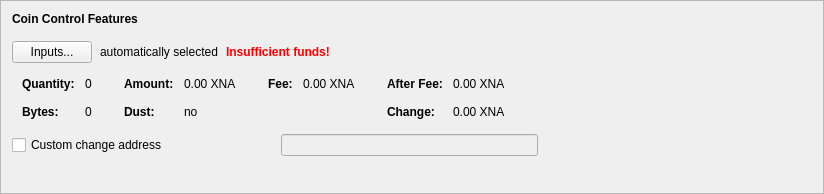
      <widget class="QFrame" name="frameCoinControl">
       <property name="sizePolicy">
        <sizepolicy hsizetype="Preferred" vsizetype="Fixed">
         <horstretch>0</horstretch>
         <verstretch>0</verstretch>
        </sizepolicy>
       </property>
       <property name="minimumSize">
        <size>
         <width>600</width>
         <height>194</height>
        </size>
       </property>
       <property name="frameShape">
        <enum>QFrame::StyledPanel</enum>
       </property>
       <property name="frameShadow">
        <enum>QFrame::Raised</enum>
       </property>
       <layout class="QVBoxLayout" name="verticalLayout_4">
        <item>
         <layout class="QVBoxLayout" name="verticalLayoutCoinControl" stretch="0,0,0,0,0">
          <property name="spacing">
           <number>0</number>
          </property>
          <property name="sizeConstraint">
           <enum>QLayout::SetDefaultConstraint</enum>
          </property>
          <property name="leftMargin">
           <number>0</number>
          </property>
          <property name="topMargin">
           <number>0</number>
          </property>
          <item>
           <layout class="QHBoxLayout" name="horizontalLayoutCoinControl1">
            <property name="bottomMargin">
             <number>15</number>
            </property>
            <item>
             <widget class="QLabel" name="labelCoinControlFeatures">
              <property name="sizePolicy">
               <sizepolicy hsizetype="Preferred" vsizetype="Maximum">
                <horstretch>0</horstretch>
                <verstretch>0</verstretch>
               </sizepolicy>
              </property>
              <property name="font">
               <font>
                <weight>75</weight>
                <bold>true</bold>
               </font>
              </property>
              <property name="styleSheet">
               <string notr="true">font-weight:bold;</string>
              </property>
              <property name="text">
               <string>Coin Control Features</string>
              </property>
             </widget>
            </item>
           </layout>
          </item>
          <item>
           <layout class="QHBoxLayout" name="horizontalLayoutCoinControl2" stretch="0,0,0,0">
            <property name="spacing">
             <number>8</number>
            </property>
            <property name="bottomMargin">
             <number>10</number>
            </property>
            <item>
             <widget class="QPushButton" name="pushButtonCoinControl">
              <property name="styleSheet">
               <string notr="true"/>
              </property>
              <property name="text">
               <string>Inputs...</string>
              </property>
              <property name="autoDefault">
               <bool>false</bool>
              </property>
             </widget>
            </item>
            <item>
             <widget class="QLabel" name="labelCoinControlAutomaticallySelected">
              <property name="text">
               <string>automatically selected</string>
              </property>
              <property name="margin">
               <number>5</number>
              </property>
             </widget>
            </item>
            <item>
             <widget class="QLabel" name="labelCoinControlInsuffFunds">
              <property name="font">
               <font>
                <weight>75</weight>
                <bold>true</bold>
               </font>
              </property>
              <property name="styleSheet">
               <string notr="true">color:red;font-weight:bold;</string>
              </property>
              <property name="text">
               <string>Insufficient funds!</string>
              </property>
              <property name="margin">
               <number>5</number>
              </property>
             </widget>
            </item>
            <item>
             <spacer name="horizontalSpacerCoinControl">
              <property name="orientation">
               <enum>Qt::Horizontal</enum>
              </property>
              <property name="sizeHint" stdset="0">
               <size>
                <width>40</width>
                <height>1</height>
               </size>
              </property>
             </spacer>
            </item>
           </layout>
          </item>
          <item>
           <widget class="QWidget" name="widgetCoinControl" native="true">
            <property name="sizePolicy">
             <sizepolicy hsizetype="Preferred" vsizetype="Preferred">
              <horstretch>0</horstretch>
              <verstretch>0</verstretch>
             </sizepolicy>
            </property>
            <property name="minimumSize">
             <size>
              <width>0</width>
              <height>0</height>
             </size>
            </property>
            <property name="styleSheet">
             <string notr="true"/>
            </property>
            <layout class="QHBoxLayout" name="horizontalLayoutCoinControl5">
             <property name="leftMargin">
              <number>0</number>
             </property>
             <property name="topMargin">
              <number>0</number>
             </property>
             <property name="rightMargin">
              <number>0</number>
             </property>
             <property name="bottomMargin">
              <number>0</number>
             </property>
             <item>
              <layout class="QHBoxLayout" name="horizontalLayoutCoinControl3" stretch="0,0,0,1">
               <property name="spacing">
                <number>20</number>
               </property>
               <property name="topMargin">
                <number>0</number>
               </property>
               <property name="bottomMargin">
                <number>10</number>
               </property>
               <item>
                <layout class="QFormLayout" name="formLayoutCoinControl1">
                 <property name="horizontalSpacing">
                  <number>10</number>
                 </property>
                 <property name="verticalSpacing">
                  <number>14</number>
                 </property>
                 <property name="leftMargin">
                  <number>10</number>
                 </property>
                 <property name="topMargin">
                  <number>4</number>
                 </property>
                 <property name="rightMargin">
                  <number>6</number>
                 </property>
                 <item row="0" column="0">
                  <widget class="QLabel" name="labelCoinControlQuantityText">
                   <property name="font">
                    <font>
                     <weight>75</weight>
                     <bold>true</bold>
                    </font>
                   </property>
                   <property name="text">
                    <string>Quantity:</string>
                   </property>
                   <property name="margin">
                    <number>0</number>
                   </property>
                  </widget>
                 </item>
                 <item row="0" column="1">
                  <widget class="QLabel" name="labelCoinControlQuantity">
                   <property name="cursor">
                    <cursorShape>IBeamCursor</cursorShape>
                   </property>
                   <property name="contextMenuPolicy">
                    <enum>Qt::ActionsContextMenu</enum>
                   </property>
                   <property name="text">
                    <string notr="true">0</string>
                   </property>
                   <property name="margin">
                    <number>0</number>
                   </property>
                   <property name="textInteractionFlags">
                    <set>Qt::LinksAccessibleByMouse|Qt::TextSelectableByKeyboard|Qt::TextSelectableByMouse</set>
                   </property>
                  </widget>
                 </item>
                 <item row="1" column="0">
                  <widget class="QLabel" name="labelCoinControlBytesText">
                   <property name="font">
                    <font>
                     <weight>75</weight>
                     <bold>true</bold>
                    </font>
                   </property>
                   <property name="text">
                    <string>Bytes:</string>
                   </property>
                  </widget>
                 </item>
                 <item row="1" column="1">
                  <widget class="QLabel" name="labelCoinControlBytes">
                   <property name="cursor">
                    <cursorShape>IBeamCursor</cursorShape>
                   </property>
                   <property name="contextMenuPolicy">
                    <enum>Qt::ActionsContextMenu</enum>
                   </property>
                   <property name="text">
                    <string notr="true">0</string>
                   </property>
                   <property name="textInteractionFlags">
                    <set>Qt::LinksAccessibleByMouse|Qt::TextSelectableByKeyboard|Qt::TextSelectableByMouse</set>
                   </property>
                  </widget>
                 </item>
                </layout>
               </item>
               <item>
                <layout class="QFormLayout" name="formLayoutCoinControl2">
                 <property name="horizontalSpacing">
                  <number>10</number>
                 </property>
                 <property name="verticalSpacing">
                  <number>14</number>
                 </property>
                 <property name="leftMargin">
                  <number>6</number>
                 </property>
                 <property name="topMargin">
                  <number>4</number>
                 </property>
                 <property name="rightMargin">
                  <number>6</number>
                 </property>
                 <item row="0" column="0">
                  <widget class="QLabel" name="labelCoinControlAmountText">
                   <property name="font">
                    <font>
                     <weight>75</weight>
                     <bold>true</bold>
                    </font>
                   </property>
                   <property name="text">
                    <string>Amount:</string>
                   </property>
                   <property name="margin">
                    <number>0</number>
                   </property>
                  </widget>
                 </item>
                 <item row="0" column="1">
                  <widget class="QLabel" name="labelCoinControlAmount">
                   <property name="cursor">
                    <cursorShape>IBeamCursor</cursorShape>
                   </property>
                   <property name="contextMenuPolicy">
                    <enum>Qt::ActionsContextMenu</enum>
                   </property>
                   <property name="text">
                    <string notr="true">0.00 XNA</string>
                   </property>
                   <property name="textInteractionFlags">
                    <set>Qt::LinksAccessibleByMouse|Qt::TextSelectableByKeyboard|Qt::TextSelectableByMouse</set>
                   </property>
                  </widget>
                 </item>
                 <item row="1" column="0">
                  <widget class="QLabel" name="labelCoinControlLowOutputText">
                   <property name="font">
                    <font>
                     <weight>75</weight>
                     <bold>true</bold>
                    </font>
                   </property>
                   <property name="text">
                    <string>Dust:</string>
                   </property>
                  </widget>
                 </item>
                 <item row="1" column="1">
                  <widget class="QLabel" name="labelCoinControlLowOutput">
                   <property name="cursor">
                    <cursorShape>IBeamCursor</cursorShape>
                   </property>
                   <property name="contextMenuPolicy">
                    <enum>Qt::ActionsContextMenu</enum>
                   </property>
                   <property name="text">
                    <string notr="true">no</string>
                   </property>
                   <property name="textInteractionFlags">
                    <set>Qt::LinksAccessibleByMouse|Qt::TextSelectableByKeyboard|Qt::TextSelectableByMouse</set>
                   </property>
                  </widget>
                 </item>
                </layout>
               </item>
               <item>
                <layout class="QFormLayout" name="formLayoutCoinControl3">
                 <property name="horizontalSpacing">
                  <number>10</number>
                 </property>
                 <property name="verticalSpacing">
                  <number>14</number>
                 </property>
                 <property name="leftMargin">
                  <number>6</number>
                 </property>
                 <property name="topMargin">
                  <number>4</number>
                 </property>
                 <property name="rightMargin">
                  <number>6</number>
                 </property>
                 <item row="0" column="0">
                  <widget class="QLabel" name="labelCoinControlFeeText">
                   <property name="font">
                    <font>
                     <weight>75</weight>
                     <bold>true</bold>
                    </font>
                   </property>
                   <property name="text">
                    <string>Fee:</string>
                   </property>
                   <property name="margin">
                    <number>0</number>
                   </property>
                  </widget>
                 </item>
                 <item row="0" column="1">
                  <widget class="QLabel" name="labelCoinControlFee">
                   <property name="cursor">
                    <cursorShape>IBeamCursor</cursorShape>
                   </property>
                   <property name="contextMenuPolicy">
                    <enum>Qt::ActionsContextMenu</enum>
                   </property>
                   <property name="text">
                    <string notr="true">0.00 XNA</string>
                   </property>
                   <property name="textInteractionFlags">
                    <set>Qt::LinksAccessibleByMouse|Qt::TextSelectableByKeyboard|Qt::TextSelectableByMouse</set>
                   </property>
                  </widget>
                 </item>
                </layout>
               </item>
               <item>
                <layout class="QFormLayout" name="formLayoutCoinControl4">
                 <property name="horizontalSpacing">
                  <number>10</number>
                 </property>
                 <property name="verticalSpacing">
                  <number>14</number>
                 </property>
                 <property name="leftMargin">
                  <number>6</number>
                 </property>
                 <property name="topMargin">
                  <number>4</number>
                 </property>
                 <property name="rightMargin">
                  <number>6</number>
                 </property>
                 <item row="0" column="0">
                  <widget class="QLabel" name="labelCoinControlAfterFeeText">
                   <property name="font">
                    <font>
                     <weight>75</weight>
                     <bold>true</bold>
                    </font>
                   </property>
                   <property name="text">
                    <string>After Fee:</string>
                   </property>
                   <property name="margin">
                    <number>0</number>
                   </property>
                  </widget>
                 </item>
                 <item row="0" column="1">
                  <widget class="QLabel" name="labelCoinControlAfterFee">
                   <property name="cursor">
                    <cursorShape>IBeamCursor</cursorShape>
                   </property>
                   <property name="contextMenuPolicy">
                    <enum>Qt::ActionsContextMenu</enum>
                   </property>
                   <property name="text">
                    <string notr="true">0.00 XNA</string>
                   </property>
                   <property name="textInteractionFlags">
                    <set>Qt::LinksAccessibleByMouse|Qt::TextSelectableByKeyboard|Qt::TextSelectableByMouse</set>
                   </property>
                  </widget>
                 </item>
                 <item row="1" column="0">
                  <widget class="QLabel" name="labelCoinControlChangeText">
                   <property name="font">
                    <font>
                     <weight>75</weight>
                     <bold>true</bold>
                    </font>
                   </property>
                   <property name="text">
                    <string>Change:</string>
                   </property>
                  </widget>
                 </item>
                 <item row="1" column="1">
                  <widget class="QLabel" name="labelCoinControlChange">
                   <property name="cursor">
                    <cursorShape>IBeamCursor</cursorShape>
                   </property>
                   <property name="contextMenuPolicy">
                    <enum>Qt::ActionsContextMenu</enum>
                   </property>
                   <property name="text">
                    <string notr="true">0.00 XNA</string>
                   </property>
                   <property name="textInteractionFlags">
                    <set>Qt::LinksAccessibleByMouse|Qt::TextSelectableByKeyboard|Qt::TextSelectableByMouse</set>
                   </property>
                  </widget>
                 </item>
                </layout>
               </item>
              </layout>
             </item>
            </layout>
           </widget>
          </item>
          <item>
           <layout class="QHBoxLayout" name="horizontalLayoutCoinControl4" stretch="0,0,0">
            <property name="spacing">
             <number>12</number>
            </property>
            <property name="sizeConstraint">
             <enum>QLayout::SetDefaultConstraint</enum>
            </property>
            <property name="topMargin">
             <number>5</number>
            </property>
            <property name="rightMargin">
             <number>5</number>
            </property>
            <item>
             <widget class="QCheckBox" name="checkBoxCoinControlChange">
              <property name="toolTip">
               <string>If this is activated, but the change address is empty or invalid, change will be sent to a newly generated address.</string>
              </property>
              <property name="text">
               <string>Custom change address</string>
              </property>
             </widget>
            </item>
            <item>
             <widget class="QValidatedLineEdit" name="lineEditCoinControlChange">
              <property name="enabled">
               <bool>false</bool>
              </property>
              <property name="sizePolicy">
               <sizepolicy hsizetype="Ignored" vsizetype="Fixed">
                <horstretch>0</horstretch>
                <verstretch>0</verstretch>
               </sizepolicy>
              </property>
             </widget>
            </item>
            <item>
             <widget class="QLabel" name="labelCoinControlChangeLabel">
              <property name="sizePolicy">
               <sizepolicy hsizetype="Preferred" vsizetype="Expanding">
                <horstretch>0</horstretch>
                <verstretch>0</verstretch>
               </sizepolicy>
              </property>
              <property name="minimumSize">
               <size>
                <width>0</width>
                <height>0</height>
               </size>
              </property>
              <property name="text">
               <string/>
              </property>
              <property name="margin">
               <number>3</number>
              </property>
             </widget>
            </item>
           </layout>
          </item>
          <item>
           <spacer name="verticalSpacerCoinControl">
            <property name="orientation">
             <enum>Qt::Vertical</enum>
            </property>
            <property name="sizeType">
             <enum>QSizePolicy::Expanding</enum>
            </property>
            <property name="sizeHint" stdset="0">
             <size>
              <width>800</width>
              <height>1</height>
             </size>
            </property>
           </spacer>
          </item>
         </layout>
        </item>
       </layout>
      </widget>
